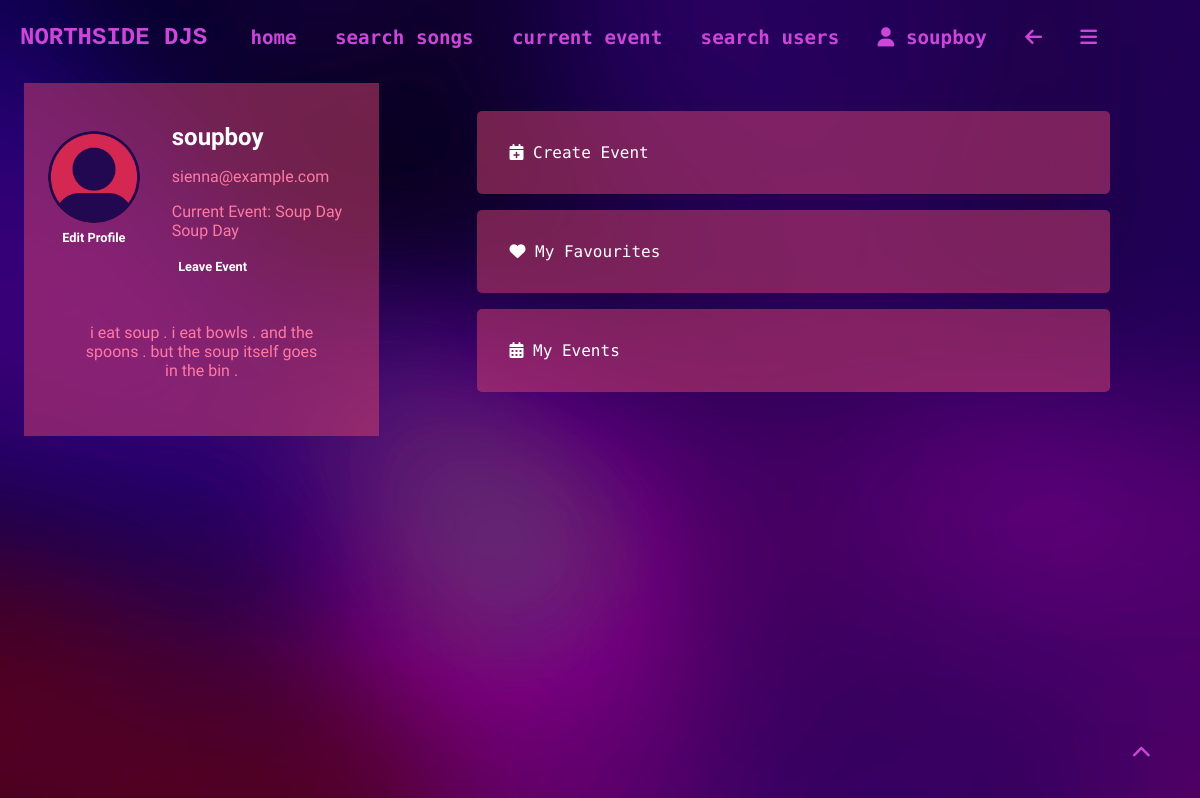
Page /user/soupboy (signed in) on the committed database.
### app/models.py (models this page shows, shortened)
class User(UserMixin, db.Model): # model for the user table
    user_id = db.Column(db.Integer, primary_key=True)
    username = db.Column(db.String(64), index=True, unique=True)
    email = db.Column(db.String(120), index=True, unique=True)
    password_hash = db.Column(db.String(128))
    about_me = db.Column(db.String(140))
    in_event = db.Column(db.Boolean, default=False)
    pfp = db.Column(db.String(140))
    events = db.relationship('Events', back_populates='user')
    songs = db.relationship('FavouriteSong', back_populates='user')
    event_users = db.relationship('EventUsers', back_populates='user')
    voted_songs = db.relationship('VotedSongs', back_populates='user')
    song_reviews = db.relationship('SongReviews', back_populates='user', foreign_keys='SongReviews.user_id')
    username_rel = db.relationship('SongReviews', back_populates='username_rel', foreign_keys='SongReviews.username')
    def get_id(self): # returns the user id as a string
        return str(self.user_id)

class EventUsers(db.Model): # model for the event users table
    event_user_id = db.Column(db.Integer, primary_key=True, unique=True)
    is_admin = db.Column(db.Boolean, default=False)
    user_id = db.Column(db.Integer, db.ForeignKey('user.user_id', name='event_users_user_id'))
    event_id = db.Column(db.Integer, db.ForeignKey('events.event_id', name='event_users_event_id'))
    user = db.relationship('User', back_populates='event_users')
    event = db.relationship('Events', back_populates='event_users')

class Events(db.Model): # model for the events table
    event_id = db.Column(db.Integer, primary_key=True, unique=True)
    event_name = db.Column(db.String(64), index=True, unique=True)
    event_code = db.Column(db.Integer, unique=True)
    active_status = db.Column(db.Boolean, default=False)
    event_location = db.Column(db.String(140), index=True)
    event_description = db.Column(db.String(140), index=True)
    user_id = db.Column(db.Integer, db.ForeignKey('user.user_id', name='fk_user_id'))
    user = db.relationship('User', back_populates='events')
    event_users = db.relationship('EventUsers', back_populates='event')
    voted_songs = db.relationship('VotedSongs', back_populates='event')

### app/routes.py (the view)
@app.route('/user/<username>') # user profile page
@login_required
def user(username):
    user = User.query.filter_by(username=username).first_or_404() # gets the user from the database
    event_users = EventUsers.query.filter_by(user_id=user.user_id).all() # gets the events the user is in
    if user == current_user: # checks if the user is the current user
        favourites = my_favourites() # gets the current users favourites
    else: # if the user is not the current user
        favourites = user_favourites(user.user_id) # gets the users favourites
    return render_template('user.html', user=user, event_users=event_users, favourites=favourites)

### app/models.py (called while the page is built)
@login.user_loader # loads the user
def load_user(user_id):
    return User.query.get(int(user_id)) # returns the user id as an integer

### app/routes.py (called while the page is built)
@app.context_processor # injects the current event the user is in into all templates
def inject_user_event():
    if current_user.is_authenticated: # checks if the user is logged in
        if current_user.in_event: # checks if the user is in an event
            user_id = current_user.user_id
            user_event = EventUsers.query.filter_by(user_id=user_id).first().event_id
            return dict(user_event=user_event) # returns the event that the user is in
        else:
            return dict(user_event=None) # returns the user event as none if the user is not in an event
    return dict(user_event=None) # returns the user event as none if the user is not logged in

@app.route('/my_favourites', methods=['GET', 'POST']) # allows a user to view their favourites
@login_required
def my_favourites():
    user_id = current_user.user_id
    songs = FavouriteSong.query.filter_by(user_id=user_id).all()
    return render_template('my_favourites.html', songs=songs)

### app/templates/my_favourites.html (shortened to what this page needs)
{% extends "base.html" %}

### app/templates/base.html (shortened to what this page needs)
<!DOCTYPE html>
<html lang="en">
<head>
   <link rel="stylesheet" href="{{ url_for('static', filename='css/styles.css') }}">
</head>
<body class="{% block body_class %}{% endblock %}">
    <div class="header" id="top">
        <h1 class="logo" onclick="location.href='{{ url_for('index') }}'">NORTHSIDE DJS</h1>
        <a href="{{ url_for('index') }}">home</a>
        {% if current_user.is_anonymous %}
            <a href="{{ url_for('register') }}">sign up</a>
            <a href="{{ url_for('login') }}">log in</a>
        {% else %}
            <a href="{{ url_for('search') }}">search songs</a>
                {% if current_user.in_event == 0 %}
                <a href="{{ url_for('join_event')}}">join event</a>
                {% else %}
                    <a href="{{ url_for('event', event_id=user_event) }}">current event</a>
                {% endif %}
            <a href="{{ url_for('search_users') }}">search users</a>
            <a href="{{ url_for('user', username=current_user.username) }}"><i class="fa-solid fa-user"></i> {{current_user.username}}</a>
            <a href="javascript:history.back()"><i class="fa-solid fa-arrow-left"></i></a>
            <div class="hamburger">
                <a href="javascript:showSidebar()"><i class="fa-solid fa-bars"></i></a>
            </div>
        {% endif %}
    </div>
    {% block content %}{% endblock %}
<div class="footer header">
        <a href="#top" id="scrollbtn"><i class="fa-solid fa-chevron-up"></i></a>
    </div>
</body>
</html>

### app/templates/user.html (shortened to what this page needs)
{% extends "base.html" %}
{% block content %}
<div class="row">
  <div class="column profileleft">
    <div class="profilecard">
      <div class="row">
        <div class="column left">
          <div class="container">
            {% if user.pfp %}
              {% if user == current_user %}
                <img src="{{url_for('static', filename='uploads/' + user.pfp)}}" onclick="location.href='{{ url_for('upload_pfp') }}'" alt="profile picture">
                <div class="overlay">Upload Image</div>
              {% else %}
                <div class="nohover">
                  <img src="{{url_for('static', filename='uploads/' + user.pfp)}}" alt="profile picture">
                </div>
              {% endif %}
            {% else %}
              {% if user == current_user %}
                <img src="/static/images/defaultpfp.png" onclick="location.href='{{ url_for('upload_pfp') }}'" alt="profile picture">
                <div class="overlay">Upload Image</div>
              {% else %}
              <div class="nohover">
                  <img src="/static/images/defaultpfp.png" alt="profile picture">
              </div>
              {% endif %}
            {% endif %}
          </div>
          {% if user == current_user %}
            <a href="{{url_for('edit_profile')}}" id="edit-profile">Edit Profile</a>
          {% endif %}
        </div>
        <div class="column right">
          <h1>{{ user.username}}</h1>
          <p>{{ user.email }}</p>
          {% if user.in_event == 1 %}
            <p>Current Event:
              {% for event_user in event_users %}
                {{event_user.event.event_name}}
                {% endfor %}</p>
              {% if user == current_user %}
                <a href="{{url_for('leave_event')}}">Leave Event</a>
              {% endif %}
          {% endif %}
        </div>
      </div>
      <div class="centre">
        {% if user.about_me %}
          <p>{{ user.about_me }}</p>
        {% else %}
            {% if user == current_user %}
              <p>Add something about yourself! <a href="{{url_for('edit_profile')}}">Edit Profile</a></p>
            {% else %}
              <p>No bio yet</p>
            {% endif %}
        {% endif %}
      </div>
    </div>
  </div>
  <div class="column profileright">
    {% if user==current_user %}
      <a href="{{url_for('create_event')}}"><i class="fa-solid fa-calendar-plus"></i>       Create Event</a>
      <a href="{{url_for('my_favourites')}}"><i class="fa-solid fa-heart"></i>       My Favourites</a>
      <a href="{{url_for('my_events')}}"><i class="fa-solid fa-calendar-days"></i>       My Events</a>
    {% endif %}
  </div>
</div>
{% endblock %}

### app/static/css/styles.css (style rules this page uses)
* { scroll-behavior: smooth; }
#scrollbtn { position: fixed; bottom: 20px; right: 30px; }
body { background-image: url('/static/images/defaultbg.png'); background-size: cover; color: #D84270; font-family: 'Tektur', monospace; }
.footer { display: flex; justify-content: right; align-items: right; text-align: right; }
.row { display: flex; justify-content: space-between; margin: 0; padding: 0; }
.row:after { content: ""; display: table; clear: both; }
.column { float: left; }
.profileleft { width: 30%; padding: 1em; }
.profileright { width: 60%; padding: 1em; display: flex; flex-direction: column; justify-content: center; align-items: center; }
.profileright a { width: 80%; border-radius: 5px; padding: 2em; margin: 0.5em; background-color: rgba(216, 66, 112, 0.5); color: white; font-family: 'Nova Mono', monospace; text-decoration: none; transition: 0.5s; }
.left { width: 30%; padding: 1em; display: flex; flex-direction: column; justify-content: center; align-items: center; }
.right { width: 60%; padding: 1em; }
.centre { display: flex; justify-content: center; align-items: center; flex-direction: column; text-align: center; padding: 1em; margin: 0, 10em; }
.centre p { width: 80%; }
.header { display: flex; align-items: center; color: #8661C1; }
.header a { color: #CC46D9; transition: 0.3s ease-in-out;; margin-right: 1em; text-decoration: none; font-weight: 900; font-size: 1.2em; font-family: 'Nova Mono', monospace; padding: 0.3em 0.5em; margin: 0.5em; position: relative; }
.header a::before { background-color: #CC46D9; content: ""; width: 100%; height: 2px; position: absolute; bottom: 0; left: 0; transform-origin: right; transform: scaleX(0); transition: transform 0.3s ease-in-out; box-shadow: 0 0 10px #CC46D9; }
.logo { transition: 1s ease-in-out; color: #CC46D9; padding-left: 0.5em; padding-right: 1em; font-size: 1.5em; font-family: 'cubic', monospace; }
.profilecard { display: flex; flex-direction: column; padding: 0.5em; background-color: rgba(216, 66, 112, 0.5); color: #ff7aa3; height: 100%; }
.container img { display: block; width: 100%; aspect-ratio: 1/1; border-radius: 100%; transition: 0.5s ease-in-out; z-index: 1; }
.container { position: relative; width: 100%; }
.overlay { text-align: center; display: flex; flex-direction: column; justify-content: center; position: absolute; top: 0; left: 0; bottom: 0; right: 0; width: 100%; height: 100%; transition: 0.5s ease-in-out; background-color: black; border-radius: 100%; z-index: -1; }
.profilecard h1 { color: white; font-size: 1.5em; }
.profilecard a { color: white; text-decoration: none; font-weight: 900; font-size: 0.8em; margin: 0.5em; text-align: center; position: relative; transition: 0.3s ease-in-out; }
.profilecard a::before { background-color: white; content: ""; position: absolute; bottom: 0; left: 0; width: 100%; height: 2px; transform-origin: right; transform: scaleX(0); transition: transform 0.3s ease-in-out; }

### rows in the picture
User: username "soupboy", email "sienna@example.com", about_me "i eat soup . i eat bowls . and the spoons . but the soup itself goes in the bin ."
EventUsers: event.event_name "Soup Day"
EventUsers: event.event_name "Soup Day"
